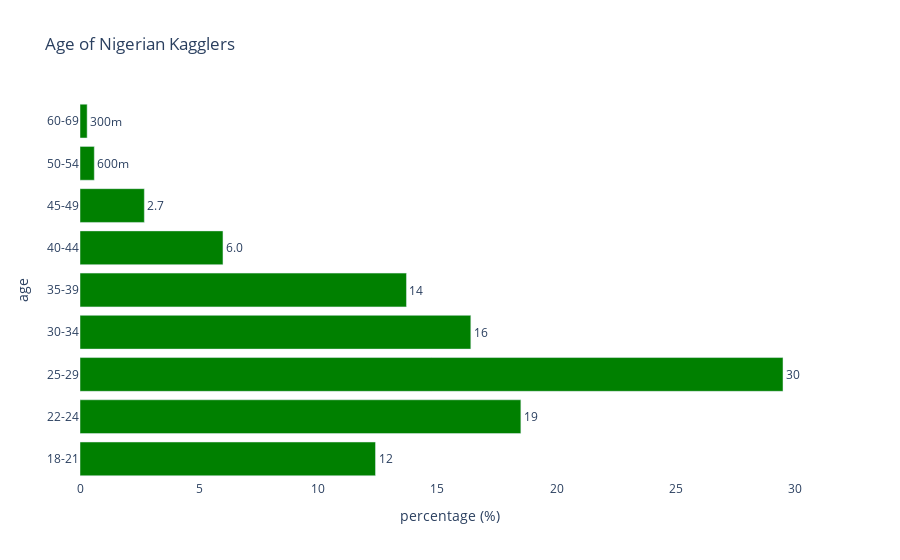

This figure's notebook cell:
### Code cell
age_ng = nigeria["Q1"].value_counts(normalize=True) 
age_ng = age_ng.mul(100)
age_ng = age_ng.round(decimals=1)
age_ng = pd.DataFrame(data=age_ng)
age_ng.reset_index(inplace=True)
age_ng.columns = ["age","percentage (%)"] 
age_ng.sort_values(by="age", inplace=True)


fig = px.bar(age_ng, y="age", x="percentage (%)", text='percentage (%)', 
             title="Age of Nigerian Kagglers", orientation="h")
fig.update_traces(texttemplate='%{text:.2s}', textposition='outside', marker_color="green", ) 
fig.update_layout(uniformtext_minsize=8, uniformtext_mode='hide', plot_bgcolor = "white")

fig.show()

### Figure 1 — Plotly figure (JSON) as saved in the notebook; plotly's stock layout.template omitted (floating-point values rounded to 4 significant figures)
{"data": [{"alignmentgroup": "True", "hovertemplate": "percentage (%)=%{text}<br>age=%{y}<extra></extra>", "legendgroup": "", "marker": {"color": "green"}, "name": "", "offsetgroup": "", "orientation": "h", "showlegend": false, "text": [12.4, 18.5, 29.5, 16.4, 13.7, 6, 2.7, 0.6, 0.3], "textposition": "outside", "texttemplate": "%{text:.2s}", "type": "bar", "x": [12.4, 18.5, 29.5, 16.4, 13.7, 6, 2.7, 0.6, 0.3], "xaxis": "x", "y": ["18-21", "22-24", "25-29", "30-34", "35-39", "40-44", "45-49", "50-54", "60-69"], "yaxis": "y"}], "layout": {"barmode": "relative", "legend": {"tracegroupgap": 0}, "plot_bgcolor": "white", "title": {"text": "Age of Nigerian Kagglers"}, "uniformtext": {"minsize": 8, "mode": "hide"}, "xaxis": {"anchor": "y", "domain": [0, 1], "title": {"text": "percentage (%)"}}, "yaxis": {"anchor": "x", "domain": [0, 1], "title": {"text": "age"}}}}
